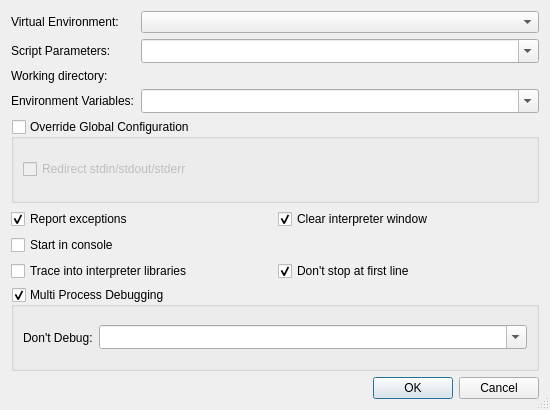
<?xml version="1.0" encoding="UTF-8"?>
<ui version="4.0">
 <class>StartDebugDialog</class>
 <widget class="QDialog" name="StartDebugDialog">
  <property name="geometry">
   <rect>
    <x>0</x>
    <y>0</y>
    <width>550</width>
    <height>410</height>
   </rect>
  </property>
  <property name="windowTitle">
   <string>Start debugging</string>
  </property>
  <property name="sizeGripEnabled">
   <bool>true</bool>
  </property>
  <layout class="QVBoxLayout" name="verticalLayout_2">
   <item>
    <layout class="QGridLayout" name="gridLayout_3">
     <item row="0" column="0">
      <widget class="QLabel" name="label">
       <property name="text">
        <string>Virtual Environment:</string>
       </property>
       <property name="buddy">
        <cstring>venvComboBox</cstring>
       </property>
      </widget>
     </item>
     <item row="0" column="1">
      <widget class="QComboBox" name="venvComboBox">
       <property name="sizePolicy">
        <sizepolicy hsizetype="Expanding" vsizetype="Fixed">
         <horstretch>0</horstretch>
         <verstretch>0</verstretch>
        </sizepolicy>
       </property>
       <property name="toolTip">
        <string>Select the virtual environment to be used</string>
       </property>
       <property name="whatsThis">
        <string>&lt;b&gt;Virtual Environment&lt;/b&gt;
&lt;p&gt;Enter the virtual environment to be used. Leave it empty to use the default environment, i.e. the one configured globally or per project.&lt;/p&gt;</string>
       </property>
      </widget>
     </item>
     <item row="1" column="0">
      <widget class="QLabel" name="TextLabel1">
       <property name="text">
        <string>Script Parameters:</string>
       </property>
       <property name="buddy">
        <cstring>cmdlineCombo</cstring>
       </property>
      </widget>
     </item>
     <item row="1" column="1">
      <widget class="QComboBox" name="cmdlineCombo">
       <property name="sizePolicy">
        <sizepolicy hsizetype="Expanding" vsizetype="Fixed">
         <horstretch>0</horstretch>
         <verstretch>0</verstretch>
        </sizepolicy>
       </property>
       <property name="toolTip">
        <string>Enter the commandline parameters</string>
       </property>
       <property name="whatsThis">
        <string>&lt;b&gt;Commandline&lt;/b&gt;
&lt;p&gt;Enter the commandline parameters in this field.&lt;/p&gt;</string>
       </property>
       <property name="editable">
        <bool>true</bool>
       </property>
       <property name="insertPolicy">
        <enum>QComboBox::InsertAtTop</enum>
       </property>
       <property name="sizeAdjustPolicy">
        <enum>QComboBox::AdjustToMinimumContentsLengthWithIcon</enum>
       </property>
       <property name="duplicatesEnabled">
        <bool>false</bool>
       </property>
      </widget>
     </item>
     <item row="2" column="0">
      <widget class="QLabel" name="TextLabel2">
       <property name="text">
        <string>Working directory:</string>
       </property>
       <property name="buddy">
        <cstring>workdirPicker</cstring>
       </property>
      </widget>
     </item>
     <item row="2" column="1">
      <widget class="E5ComboPathPicker" name="workdirPicker" native="true">
       <property name="sizePolicy">
        <sizepolicy hsizetype="Expanding" vsizetype="Preferred">
         <horstretch>0</horstretch>
         <verstretch>0</verstretch>
        </sizepolicy>
       </property>
       <property name="focusPolicy">
        <enum>Qt::WheelFocus</enum>
       </property>
       <property name="toolTip">
        <string>Enter the working directory</string>
       </property>
       <property name="whatsThis">
        <string>&lt;b&gt;Working directory&lt;/b&gt;
&lt;p&gt;Enter the working directory of the application to be debugged. Leave it empty to set the working directory to the executable directory.&lt;/p&gt;</string>
       </property>
      </widget>
     </item>
     <item row="3" column="0">
      <widget class="QLabel" name="textLabel1">
       <property name="text">
        <string>Environment Variables:</string>
       </property>
       <property name="buddy">
        <cstring>environmentCombo</cstring>
       </property>
      </widget>
     </item>
     <item row="3" column="1">
      <widget class="QComboBox" name="environmentCombo">
       <property name="sizePolicy">
        <sizepolicy hsizetype="Expanding" vsizetype="Fixed">
         <horstretch>0</horstretch>
         <verstretch>0</verstretch>
        </sizepolicy>
       </property>
       <property name="toolTip">
        <string>Enter the environment variables to be set.</string>
       </property>
       <property name="whatsThis">
        <string>&lt;b&gt;Environment Variables&lt;/b&gt;
&lt;p&gt;Enter the environment variables to be set for the program. The individual settings must be separated by whitespace and be given in the form 'var=value'. In order to add to an environment variable, enter it in the form 'var+=value'. To delete an environment variable, append a '-' to the variable name.&lt;/p&gt;
&lt;p&gt;Example: var1=1 var2=&quot;hello world&quot; var3+=&quot;:/tmp&quot; var4-&lt;/p&gt;</string>
       </property>
       <property name="editable">
        <bool>true</bool>
       </property>
       <property name="insertPolicy">
        <enum>QComboBox::InsertAtTop</enum>
       </property>
       <property name="sizeAdjustPolicy">
        <enum>QComboBox::AdjustToMinimumContentsLengthWithIcon</enum>
       </property>
       <property name="duplicatesEnabled">
        <bool>false</bool>
       </property>
      </widget>
     </item>
    </layout>
   </item>
   <item>
    <widget class="QGroupBox" name="globalOverrideGroup">
     <property name="title">
      <string>Override Global Configuration</string>
     </property>
     <property name="checkable">
      <bool>true</bool>
     </property>
     <property name="checked">
      <bool>false</bool>
     </property>
     <layout class="QVBoxLayout" name="verticalLayout">
      <item>
       <widget class="QCheckBox" name="redirectCheckBox">
        <property name="toolTip">
         <string>Select, to redirect stdin, stdout and stderr of the program being debugged to the eric IDE</string>
        </property>
        <property name="text">
         <string>Redirect stdin/stdout/stderr</string>
        </property>
       </widget>
      </item>
     </layout>
    </widget>
   </item>
   <item>
    <layout class="QGridLayout" name="gridLayout">
     <item row="2" column="0">
      <widget class="QCheckBox" name="tracePythonCheckBox">
       <property name="toolTip">
        <string>Select to trace into the Python library</string>
       </property>
       <property name="text">
        <string>Trace into interpreter libraries</string>
       </property>
       <property name="shortcut">
        <string>Alt+T</string>
       </property>
      </widget>
     </item>
     <item row="2" column="1">
      <widget class="QCheckBox" name="autoContinueCheckBox">
       <property name="toolTip">
        <string>Select to not stop the debugger at the first executable line.</string>
       </property>
       <property name="whatsThis">
        <string>&lt;b&gt;Don't stop at first line&lt;/b&gt;&lt;p&gt;This prevents the debugger from stopping at the first executable line.&lt;/p&gt;</string>
       </property>
       <property name="text">
        <string>Don't stop at first line</string>
       </property>
       <property name="checked">
        <bool>true</bool>
       </property>
      </widget>
     </item>
     <item row="0" column="1">
      <widget class="QCheckBox" name="clearShellCheckBox">
       <property name="toolTip">
        <string>Select to clear the display of the interpreter window</string>
       </property>
       <property name="whatsThis">
        <string>&lt;b&gt;Clear interpreter window&lt;/b&gt;&lt;p&gt;This clears the display of the interpreter window before starting the debug client.&lt;/p&gt;</string>
       </property>
       <property name="text">
        <string>Clear interpreter window</string>
       </property>
       <property name="checked">
        <bool>true</bool>
       </property>
      </widget>
     </item>
     <item row="0" column="0">
      <widget class="QCheckBox" name="exceptionCheckBox">
       <property name="toolTip">
        <string>Uncheck to disable exception reporting</string>
       </property>
       <property name="whatsThis">
        <string>&lt;b&gt;Report exceptions&lt;/b&gt;
&lt;p&gt;Uncheck this in order to disable exception reporting.&lt;/p&gt;</string>
       </property>
       <property name="text">
        <string>Report exceptions</string>
       </property>
       <property name="shortcut">
        <string>Alt+E</string>
       </property>
       <property name="checked">
        <bool>true</bool>
       </property>
      </widget>
     </item>
     <item row="1" column="0">
      <widget class="QCheckBox" name="consoleCheckBox">
       <property name="toolTip">
        <string>Select to start the debugger in a console window</string>
       </property>
       <property name="whatsThis">
        <string>&lt;b&gt;Start in console&lt;/b&gt;
&lt;p&gt;Select to start the debugger in a console window. The console command has to be configured on the Debugger-&amp;gt;General page&lt;/p&gt;</string>
       </property>
       <property name="text">
        <string>Start in console</string>
       </property>
      </widget>
     </item>
    </layout>
   </item>
   <item>
    <widget class="QGroupBox" name="multiprocessGroup">
     <property name="toolTip">
      <string>Select this to enable multi process debugging.</string>
     </property>
     <property name="whatsThis">
      <string>&lt;b&gt;Multi Process Debugging&lt;/b&gt;&lt;p&gt;This enables debugging capability for multi process programs. Each started Python program is started within a new debugger.&lt;/p&gt;</string>
     </property>
     <property name="title">
      <string>Multi Process Debugging</string>
     </property>
     <property name="checkable">
      <bool>true</bool>
     </property>
     <layout class="QHBoxLayout" name="horizontalLayout">
      <item>
       <widget class="QLabel" name="TextLabel1_2">
        <property name="text">
         <string>Don't Debug:</string>
        </property>
        <property name="buddy">
         <cstring>cmdlineCombo</cstring>
        </property>
       </widget>
      </item>
      <item>
       <widget class="QComboBox" name="multiprocessNoDebugCombo">
        <property name="sizePolicy">
         <sizepolicy hsizetype="Expanding" vsizetype="Fixed">
          <horstretch>0</horstretch>
          <verstretch>0</verstretch>
         </sizepolicy>
        </property>
        <property name="toolTip">
         <string/>
        </property>
        <property name="whatsThis">
         <string/>
        </property>
        <property name="editable">
         <bool>true</bool>
        </property>
        <property name="insertPolicy">
         <enum>QComboBox::InsertAtTop</enum>
        </property>
        <property name="sizeAdjustPolicy">
         <enum>QComboBox::AdjustToMinimumContentsLengthWithIcon</enum>
        </property>
        <property name="duplicatesEnabled">
         <bool>false</bool>
        </property>
       </widget>
      </item>
     </layout>
    </widget>
   </item>
   <item>
    <widget class="QDialogButtonBox" name="buttonBox">
     <property name="orientation">
      <enum>Qt::Horizontal</enum>
     </property>
     <property name="standardButtons">
      <set>QDialogButtonBox::Cancel|QDialogButtonBox::Ok</set>
     </property>
    </widget>
   </item>
  </layout>
 </widget>
 <pixmapfunction>qPixmapFromMimeSource</pixmapfunction>
 <customwidgets>
  <customwidget>
   <class>E5ComboPathPicker</class>
   <extends>QWidget</extends>
   <header>E5Gui/E5PathPicker.h</header>
   <container>1</container>
  </customwidget>
 </customwidgets>
 <tabstops>
  <tabstop>venvComboBox</tabstop>
  <tabstop>cmdlineCombo</tabstop>
  <tabstop>workdirPicker</tabstop>
  <tabstop>environmentCombo</tabstop>
  <tabstop>globalOverrideGroup</tabstop>
  <tabstop>redirectCheckBox</tabstop>
  <tabstop>exceptionCheckBox</tabstop>
  <tabstop>clearShellCheckBox</tabstop>
  <tabstop>consoleCheckBox</tabstop>
  <tabstop>tracePythonCheckBox</tabstop>
  <tabstop>autoContinueCheckBox</tabstop>
  <tabstop>multiprocessGroup</tabstop>
  <tabstop>multiprocessNoDebugCombo</tabstop>
 </tabstops>
 <resources/>
 <connections>
  <connection>
   <sender>buttonBox</sender>
   <signal>accepted()</signal>
   <receiver>StartDebugDialog</receiver>
   <slot>accept()</slot>
   <hints>
    <hint type="sourcelabel">
     <x>68</x>
     <y>323</y>
    </hint>
    <hint type="destinationlabel">
     <x>43</x>
     <y>179</y>
    </hint>
   </hints>
  </connection>
  <connection>
   <sender>buttonBox</sender>
   <signal>rejected()</signal>
   <receiver>StartDebugDialog</receiver>
   <slot>reject()</slot>
   <hints>
    <hint type="sourcelabel">
     <x>136</x>
     <y>323</y>
    </hint>
    <hint type="destinationlabel">
     <x>118</x>
     <y>180</y>
    </hint>
   </hints>
  </connection>
 </connections>
</ui>
